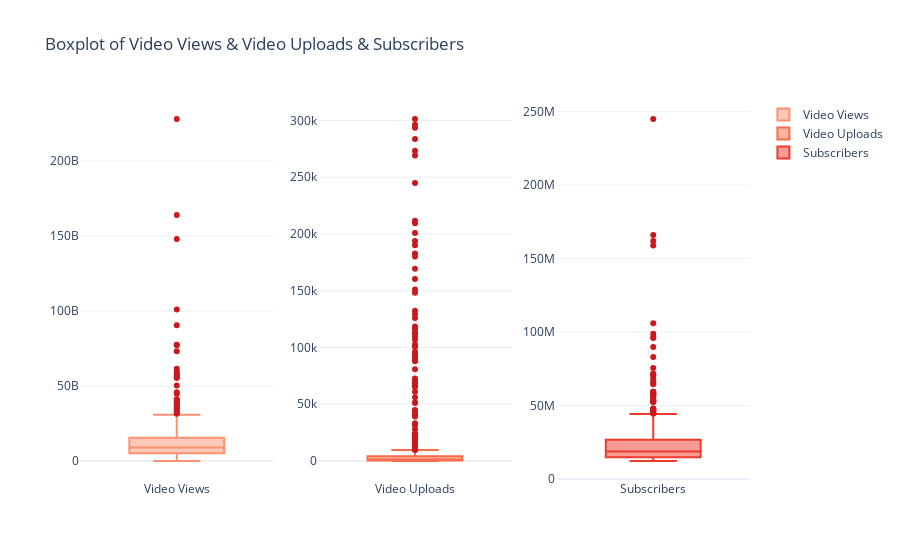

The code cell stored with this chart in its notebook:
### Markdown cell above
<a id="2.3"></a>
##  <div style="text-align: left; background-color: #F75D59; font-family: Times New Roman; color: white; padding: 6px; line-height: 1;border-radius:10px">2.3. Video Views, Video Uploads and Subscribers </div>

### Code cell
fig = make_subplots(rows=1, cols=3)

fig.update_layout(title_text='Boxplot of Video Views & Video Uploads & Subscribers',
                  uniformtext_minsize=12,
                  uniformtext_mode='hide')

fig.add_trace(go.Box(y=df['video views'],
                     name='Video Views',
                     boxpoints='outliers',
                     marker_color=color_scheme[6],
                     line_color=color_scheme[3]), row=1, col=1)

fig.add_trace(go.Box(y=df['uploads'],
                     name='Video Uploads',
                     boxpoints='outliers',
                     marker_color=color_scheme[6],
                     line_color=color_scheme[4]), row=1, col=2)

fig.add_trace(go.Box(y=df['subscribers'],
                     name='Subscribers',
                     boxpoints='outliers',
                     marker_color=color_scheme[6],
                     line_color=color_scheme[5]), row=1, col=3)

fig.update_layout(
    template='plotly_white'
)

fig.show()

### Figure 1 — Plotly figure (JSON) as saved in the notebook; plotly's stock layout.template omitted (floating-point values rounded to 4 significant figures; data arrays with more than 128 entries replaced by an {"elided": "..."} marker saying what was removed)
{"data": [{"boxpoints": "outliers", "line": {"color": "rgb(252,146,114)"}, "marker": {"color": "rgb(203,24,29)"}, "name": "Video Views", "type": "box", "xaxis": "x", "y": {"elided": "553 int values"}, "yaxis": "y"}, {"boxpoints": "outliers", "line": {"color": "rgb(251,106,74)"}, "marker": {"color": "rgb(203,24,29)"}, "name": "Video Uploads", "type": "box", "xaxis": "x2", "y": {"elided": "553 int values"}, "yaxis": "y2"}, {"boxpoints": "outliers", "line": {"color": "rgb(239,59,44)"}, "marker": {"color": "rgb(203,24,29)"}, "name": "Subscribers", "type": "box", "xaxis": "x3", "y": {"elided": "553 int values"}, "yaxis": "y3"}], "layout": {"title": {"text": "Boxplot of Video Views & Video Uploads & Subscribers"}, "uniformtext": {"minsize": 12, "mode": "hide"}, "xaxis": {"anchor": "y", "domain": [0, 0.2889]}, "xaxis2": {"anchor": "y2", "domain": [0.3556, 0.6444]}, "xaxis3": {"anchor": "y3", "domain": [0.7111, 1]}, "yaxis": {"anchor": "x", "domain": [0, 1]}, "yaxis2": {"anchor": "x2", "domain": [0, 1]}, "yaxis3": {"anchor": "x3", "domain": [0, 1]}}}
